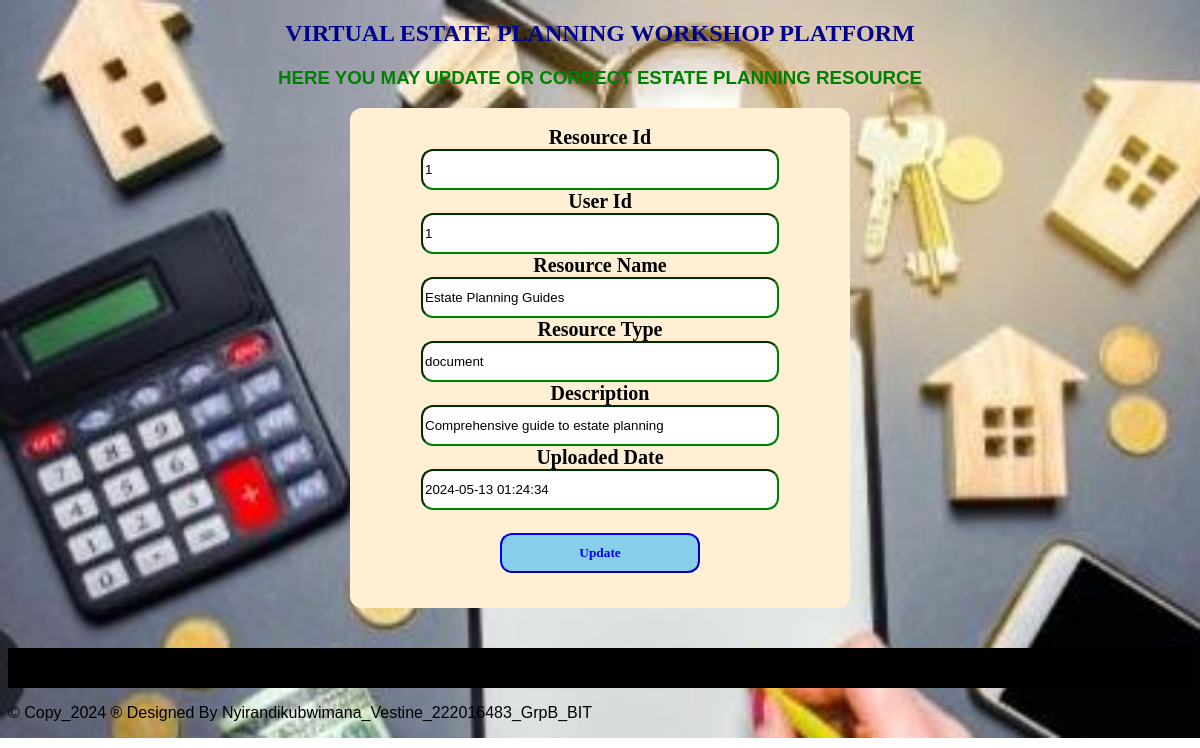
The page /updateresource.php?resource_id=1 on the database its author committed.
### tables this page shows
CREATE TABLE `estateplanningresource` (
  `resource_id` int(12) NOT NULL,
  `user_id` int(11) DEFAULT NULL,
  `resource_name` varchar(200) NOT NULL,
  `resource_type` varchar(200) NOT NULL,
  `description` text DEFAULT NULL,
  `uploaded_date` datetime DEFAULT current_timestamp()
);

### updateresource.php (the view, shortened to what this page needs)
<?php
include "databaseconnection.php";
if ($_SERVER['REQUEST_METHOD'] == 'GET') {
    $resource_id = $_GET["resource_id"];
    $sql = "SELECT * FROM estateplanningresource WHERE resource_id = $resource_id";
    $result = $connection->query($sql);
    if ($result->num_rows > 0) {
        $row = $result->fetch_assoc();
        $user_id = $row['user_id'];
        $resource_name = $row['resource_name'];
        $resource_type = $row['resource_type'];
        $description = $row['description'];
         $uploaded_date = $row['uploaded_date'];
    } else {
        header("location:viewresource.php");
        exit;
    }
}
?>
<!DOCTYPE html>
<html lang="en">
<head>
</head>
<body>
    <center>
        <h2>VIRTUAL ESTATE PLANNING WORKSHOP PLATFORM</h2>
        <h3 style="color: green;">HERE YOU MAY UPDATE OR CORRECT ESTATE PLANNING RESOURCE</h3>
        <section class="forms">
            <form method="POST" onsubmit="return confirmUpdate();">
                <br>
                <label>Resource Id</label><br>
                <input type="text" name="resource_id" readonly class="input" value="<?php echo $resource_id; ?>"><br>
                <label>User Id</label><br>
                <input type="text" name="user_id" readonly class="input" value="<?php echo $user_id; ?>"><br>
                <label>Resource Name</label><br>
                <input type="text" name="resource_name" readonly class="input" value="<?php echo $resource_name; ?>"><br>
                <label>Resource Type</label><br>
                <input type="text" name="resource_type" value="<?php echo $resource_type; ?>" class="input"><br>
                <label>Description</label><br>
                <input type="text" name="description" value="<?php echo $description; ?>"
                 class="input"><br>
                <label>Uploaded Date</label><br>
                <input type="text" name="uploaded_date" value="<?php echo $uploaded_date; ?>" class="input"><br><br>
                <input type="submit" name="submit" value="Update" class="sb">
            </form>
        </section>
    </center>
    <footer>
        <p style="color: white; text-align: center; margin-top: 40px; background-color: black; height: 40px;">
            <marquee>&copy; Copy_2024 &reg; Designed By Nyirandikubwimana_Vestine_222016483_GrpB_BIT</marquee>
        </p>
    </footer>
</body>
</html>

### updateresource.php (style rules this page uses)
body { background-image: url('./images/hme.jpg'); background-repeat: no-repeat; background-size: cover; font-family: 'Century', sans-serif; }
h2 { font-family: Castellar; color: darkblue; }
label { font-family: times new roman; font-weight: bold; font-size: 20px; }
.sb { font-family: Georgia; padding: 10px; border-color: blue; background-color: skyblue; width: 200px; margin-top: 5px; border-radius: 12px; font-weight: bold; color: blue; }
.input { width: 350px; height: 35px; border-radius: 12px; border-color: green; }
form { background-color: papayawhip; width: 500px; border-radius: 12px; height: 500px; }

### rows shown on the page
estateplanningresource: user_id "1", resource_name "Estate Planning Guides", resource_type "document", description "Comprehensive guide to estate planning", uploaded_date "2024-05-13 01:24:34"
